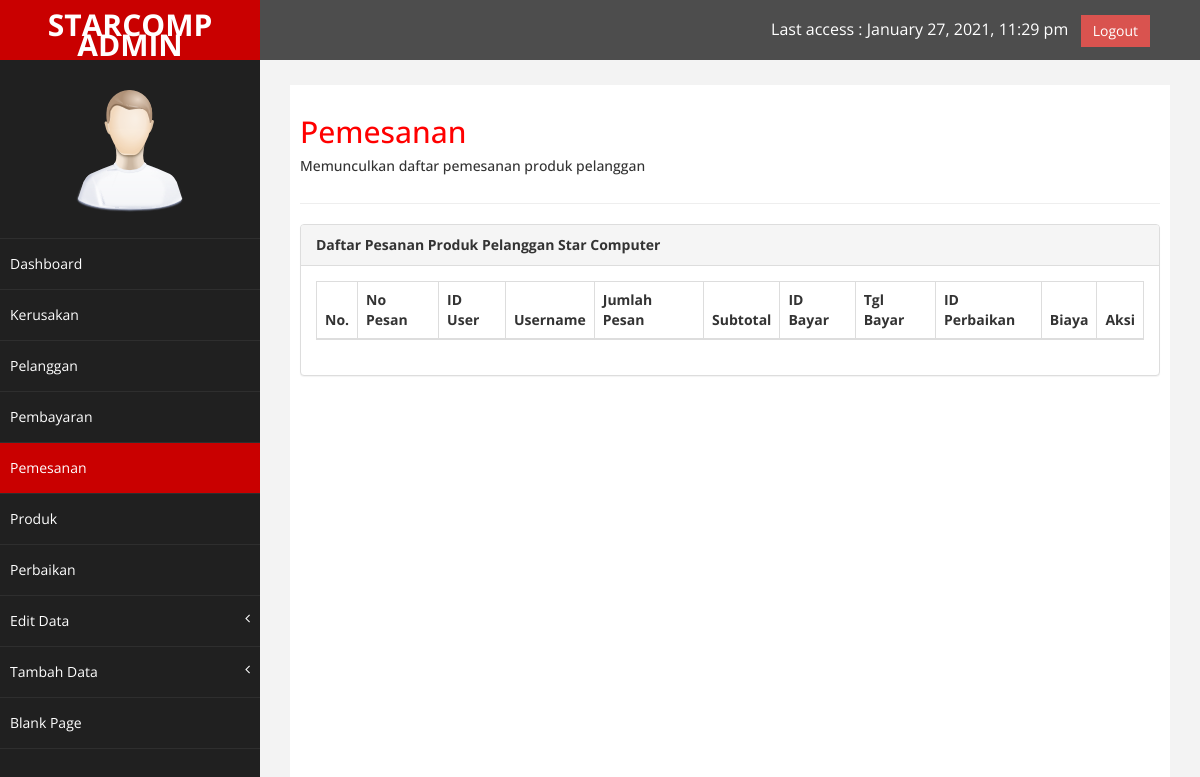
/index.php/pemesanan, run on an earlier commit of the app's database.
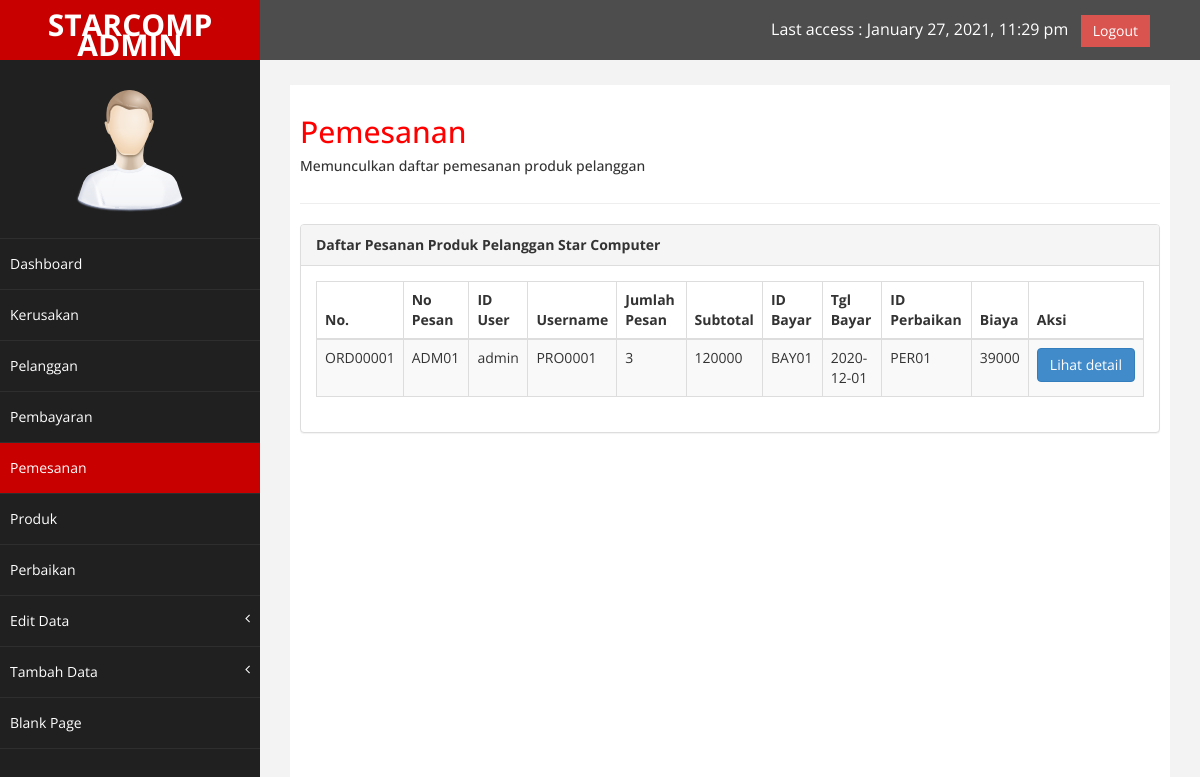
And on a later commit of the database.
### tables this page shows
CREATE TABLE `pemesanan` (
  `no_pesan` varchar(10) NOT NULL,
  `id_user` varchar(5) NOT NULL,
  `username` varchar(15) NOT NULL,
  `id_produk` varchar(10) NOT NULL,
  `jumlah` int(3) NOT NULL,
  `subtotal` int(8) NOT NULL,
  `tgl_pesan` date NOT NULL,
  `id_bayar` varchar(10) NOT NULL,
  `tgl_bayar` date NOT NULL,
  `id_perbaikan` varchar(10) NOT NULL,
  `biaya` int(8) NOT NULL
);

### application/controllers/Pemesanan.php (called while the page is built, shortened)
<?php
class Pemesanan extends CI_Controller {
	public function __construct()
	{
		$this->load->database();
		$this->load->model('pemesanan_model');
	}
	public function index(){
		$result['pemesanan'] = $this->pemesanan_model->listing();
		$this->load->view('main/pemesanan', $result);
	}
}

### index.php (called while the page is built, shortened)
<?php
require_once BASEPATH.'core/CodeIgniter.php';

### application/models/Pemesanan_model.php (called while the page is built, shortened)
<?php
class Pemesanan_model extends CI_Model {
	public function listing(){
		$query = $this->db->query('select * from pemesanan');
		return $query->result();
	}
}

### application/views/main/pemesanan.php (the view, shortened to what the changed rows need)
<!DOCTYPE html>
<html xmlns="http://www.w3.org/1999/xhtml">
<head>
    <link href="<?php echo base_url('assets/css/bootstrap.css');?>" rel="stylesheet" />
    <link href="<?php echo base_url('assets/css/font-awesome.css')?>" rel="stylesheet" />
    <link href="<?php echo base_url('assets/js/morris/morris-0.4.3.min.css')?>" rel="stylesheet" />
    <link href="<?php echo base_url('assets/css/custom.css')?>" rel="stylesheet" />
    <link href="assets/js/dataTables/dataTables.bootstrap.css" rel="stylesheet" />
</head>
<body>
    <div id="wrapper">
        <div id="page-wrapper" >
            <div id="page-inner">
                <div class="row">
                    <div class="col-md-12">
                     <h2>Pemesanan</h2>
                    </div>
                </div>
            <div class="row">
                <div class="col-md-12">
                    <div class="panel panel-default">
                        <div class="panel-body">
                            <div class="table-responsive">
                                <table class="table table-striped table-bordered table-hover" id="dataTables-example">
                                    <thead>
                                        <tr>
                                            <th>No.</th>
                                            <th>No Pesan</th>
                                            <th>ID User</th>
                                            <th>Username</th>
                                            <th>Jumlah Pesan</th>
                                            <th>
                                                Subtotal
                                            </th>
                                            <th>ID Bayar</th>
                                            <th>Tgl Bayar</th>
                                            <th>ID Perbaikan</th>
                                            <th>Biaya</th>
                                            <th>Aksi</th>
                                        </tr>
                                    </thead>
                                    <tbody>
                                        <tr class="gradeU">
                                            <?php
                                            foreach ($pemesanan as $pemesanan) {
                                            ?>
                                            <td><?php echo $pemesanan->no_pesan;?></td>
                                            <td><?php echo $pemesanan->id_user; ?></td>
                                            <td><?php echo $pemesanan->username;?></td>
                                            <td><?php echo $pemesanan->id_produk;?></td>
                                            <td><?php echo $pemesanan->jumlah;?></td>
                                            <td><?php echo $pemesanan->subtotal;?></td>
                                            <td><?php echo $pemesanan->id_bayar;?></td>
                                            <td><?php echo $pemesanan->tgl_bayar;?></td>
                                            <td><?php echo $pemesanan->id_perbaikan;?></td>
                                            <td><?php echo $pemesanan->biaya;?></td>
                                            <td>
                                                <a href="<?php echo site_url('Pemesanan/detail_pemesanan/'.$pemesanan->no_pesan)?>" class="btn btn-primary">Lihat detail</a>
                                            </td>
                                        </tr>
                                        <?php } ?>
                                    </tbody>
                                </table>
                            </div>
                        </div>
                    </div>
                </div>
            </div>
      </div>
    </div>
        </div>
</body>
</html>

What changed in the data, as far as the page shows it:
added pemesanan: no_pesan "ORD00001", id_user "ADM01", username "admin", id_produk "PRO0001", jumlah "3", subtotal "120000", id_bayar "BAY01", tgl_bayar "2020-12-01", id_perbaikan "PER01", biaya "39000"
